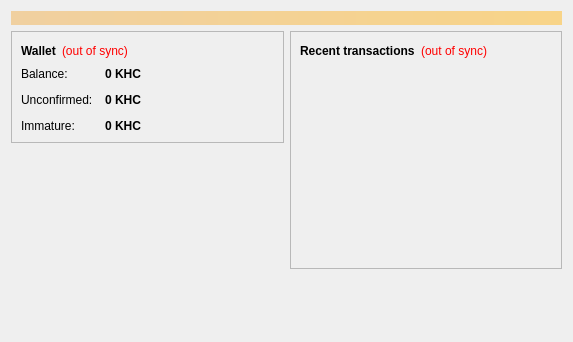
<?xml version="1.0" encoding="UTF-8"?>
<ui version="4.0">
 <class>OverviewPage</class>
 <widget class="QWidget" name="OverviewPage">
  <property name="geometry">
   <rect>
    <x>0</x>
    <y>0</y>
    <width>573</width>
    <height>342</height>
   </rect>
  </property>
  <property name="windowTitle">
   <string>Form</string>
  </property>
  <layout class="QVBoxLayout" name="topLayout">
   <item>
    <widget class="QLabel" name="labelAlerts">
     <property name="visible">
      <bool>false</bool>
     </property>
     <property name="styleSheet">
      <string notr="true">background-color: qlineargradient(x1: 0, y1: 0, x2: 1, y2: 0, stop:0 #F0D0A0, stop:1 #F8D488); color:#000000;</string>
     </property>
     <property name="wordWrap">
      <bool>true</bool>
     </property>
     <property name="margin">
      <number>3</number>
     </property>
    </widget>
   </item>
   <item>
    <layout class="QHBoxLayout" name="horizontalLayout" stretch="1,1">
     <item>
      <layout class="QVBoxLayout" name="verticalLayout_2">
       <item>
        <widget class="QFrame" name="frame">
         <property name="frameShape">
          <enum>QFrame::StyledPanel</enum>
         </property>
         <property name="frameShadow">
          <enum>QFrame::Raised</enum>
         </property>
         <layout class="QVBoxLayout" name="verticalLayout_4">
          <item>
           <layout class="QHBoxLayout" name="horizontalLayout_4">
            <item>
             <widget class="QLabel" name="label_5">
              <property name="font">
               <font>
                <weight>75</weight>
                <bold>true</bold>
               </font>
              </property>
              <property name="text">
               <string>Wallet</string>
              </property>
             </widget>
            </item>
            <item>
             <widget class="QLabel" name="labelWalletStatus">
              <property name="toolTip">
               <string>The displayed information may be out of date. Your wallet automatically synchronizes with the Bitcoin network after a connection is established, but this process has not completed yet.</string>
              </property>
              <property name="styleSheet">
               <string notr="true">QLabel { color: red; }</string>
              </property>
              <property name="text">
               <string notr="true">(out of sync)</string>
              </property>
              <property name="alignment">
               <set>Qt::AlignLeading|Qt::AlignLeft|Qt::AlignVCenter</set>
              </property>
             </widget>
            </item>
            <item>
             <spacer name="horizontalSpacer_2">
              <property name="orientation">
               <enum>Qt::Horizontal</enum>
              </property>
              <property name="sizeHint" stdset="0">
               <size>
                <width>40</width>
                <height>20</height>
               </size>
              </property>
             </spacer>
            </item>
           </layout>
          </item>
          <item>
           <layout class="QFormLayout" name="formLayout_2">
            <property name="fieldGrowthPolicy">
             <enum>QFormLayout::AllNonFixedFieldsGrow</enum>
            </property>
            <property name="horizontalSpacing">
             <number>12</number>
            </property>
            <property name="verticalSpacing">
             <number>12</number>
            </property>
            <item row="0" column="0">
             <widget class="QLabel" name="label">
              <property name="text">
               <string>Balance:</string>
              </property>
             </widget>
            </item>
            <item row="0" column="1">
             <widget class="QLabel" name="labelBalance">
              <property name="font">
               <font>
                <weight>75</weight>
                <bold>true</bold>
               </font>
              </property>
              <property name="cursor">
               <cursorShape>IBeamCursor</cursorShape>
              </property>
              <property name="toolTip">
               <string>Your current balance</string>
              </property>
              <property name="text">
               <string notr="true">0 KHC</string>
              </property>
              <property name="textInteractionFlags">
               <set>Qt::LinksAccessibleByMouse|Qt::TextSelectableByKeyboard|Qt::TextSelectableByMouse</set>
              </property>
             </widget>
            </item>
            <item row="1" column="0">
             <widget class="QLabel" name="label_3">
              <property name="text">
               <string>Unconfirmed:</string>
              </property>
             </widget>
            </item>
            <item row="1" column="1">
             <widget class="QLabel" name="labelUnconfirmed">
              <property name="font">
               <font>
                <weight>75</weight>
                <bold>true</bold>
               </font>
              </property>
              <property name="cursor">
               <cursorShape>IBeamCursor</cursorShape>
              </property>
              <property name="toolTip">
               <string>Total of transactions that have yet to be confirmed, and do not yet count toward the current balance</string>
              </property>
              <property name="text">
               <string notr="true">0 KHC</string>
              </property>
              <property name="textInteractionFlags">
               <set>Qt::LinksAccessibleByMouse|Qt::TextSelectableByKeyboard|Qt::TextSelectableByMouse</set>
              </property>
             </widget>
            </item>
            <item row="2" column="0">
             <widget class="QLabel" name="labelImmatureText">
              <property name="text">
               <string>Immature:</string>
              </property>
             </widget>
            </item>
            <item row="2" column="1">
             <widget class="QLabel" name="labelImmature">
              <property name="font">
               <font>
                <weight>75</weight>
                <bold>true</bold>
               </font>
              </property>
              <property name="toolTip">
               <string>Mined balance that has not yet matured</string>
              </property>
              <property name="text">
               <string notr="true">0 KHC</string>
              </property>
              <property name="textInteractionFlags">
               <set>Qt::LinksAccessibleByMouse|Qt::TextSelectableByKeyboard|Qt::TextSelectableByMouse</set>
              </property>
             </widget>
            </item>
           </layout>
          </item>
         </layout>
        </widget>
       </item>
       <item>
        <spacer name="verticalSpacer">
         <property name="orientation">
          <enum>Qt::Vertical</enum>
         </property>
         <property name="sizeHint" stdset="0">
          <size>
           <width>20</width>
           <height>40</height>
          </size>
         </property>
        </spacer>
       </item>
      </layout>
     </item>
     <item>
      <layout class="QVBoxLayout" name="verticalLayout_3">
       <item>
        <widget class="QFrame" name="frame_2">
         <property name="frameShape">
          <enum>QFrame::StyledPanel</enum>
         </property>
         <property name="frameShadow">
          <enum>QFrame::Raised</enum>
         </property>
         <layout class="QVBoxLayout" name="verticalLayout">
          <item>
           <layout class="QHBoxLayout" name="horizontalLayout_2">
            <item>
             <widget class="QLabel" name="label_4">
              <property name="text">
               <string>&lt;b&gt;Recent transactions&lt;/b&gt;</string>
              </property>
             </widget>
            </item>
            <item>
             <widget class="QLabel" name="labelTransactionsStatus">
              <property name="toolTip">
               <string>The displayed information may be out of date. Your wallet automatically synchronizes with the Bitcoin network after a connection is established, but this process has not completed yet.</string>
              </property>
              <property name="styleSheet">
               <string notr="true">QLabel { color: red; }</string>
              </property>
              <property name="text">
               <string notr="true">(out of sync)</string>
              </property>
              <property name="alignment">
               <set>Qt::AlignRight|Qt::AlignTrailing|Qt::AlignVCenter</set>
              </property>
             </widget>
            </item>
            <item>
             <spacer name="horizontalSpacer">
              <property name="orientation">
               <enum>Qt::Horizontal</enum>
              </property>
              <property name="sizeHint" stdset="0">
               <size>
                <width>40</width>
                <height>20</height>
               </size>
              </property>
             </spacer>
            </item>
           </layout>
          </item>
          <item>
           <widget class="QListView" name="listTransactions">
            <property name="styleSheet">
             <string notr="true">QListView { background: transparent; }</string>
            </property>
            <property name="frameShape">
             <enum>QFrame::NoFrame</enum>
            </property>
            <property name="verticalScrollBarPolicy">
             <enum>Qt::ScrollBarAlwaysOff</enum>
            </property>
            <property name="horizontalScrollBarPolicy">
             <enum>Qt::ScrollBarAlwaysOff</enum>
            </property>
            <property name="selectionMode">
             <enum>QAbstractItemView::NoSelection</enum>
            </property>
           </widget>
          </item>
         </layout>
        </widget>
       </item>
       <item>
        <spacer name="verticalSpacer_2">
         <property name="orientation">
          <enum>Qt::Vertical</enum>
         </property>
         <property name="sizeHint" stdset="0">
          <size>
           <width>20</width>
           <height>40</height>
          </size>
         </property>
        </spacer>
       </item>
      </layout>
     </item>
    </layout>
   </item>
  </layout>
 </widget>
 <resources/>
 <connections/>
</ui>
